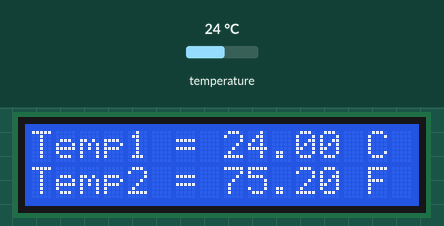
Recording of a sketch running on a simulated Arduino Uno, built with avr-gcc and run on an emulated ATmega328P. Parts: 16×2 character LCD. The test bench sets the inputs (shaded band); at power-on: temperature 24 °C. What the sketch prints to the serial monitor is not drawn.

Above: at 1.2 s.
1.3 s: temperature set to 12 °C
At 4.3 s:
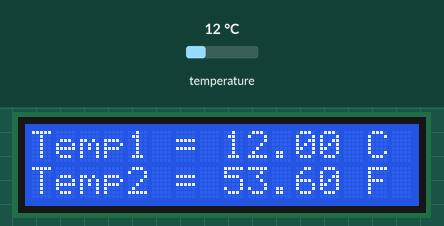
5.1 s: temperature set to 19 °C
At 6.9 s:
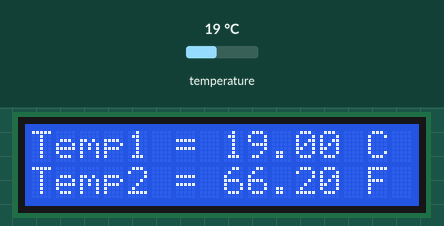
8.6 s: temperature set to 28 °C
At 9.5 s:
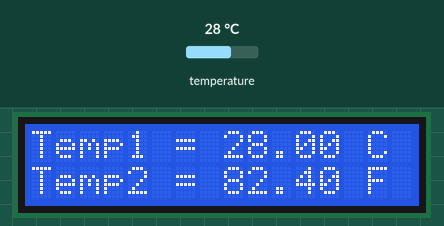
Timing chart, 0 to 11.6 s (numbered marks = the images above; inputs shaded):
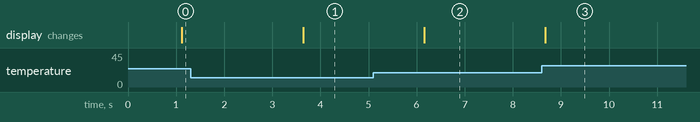

Measured:
- after the input at 1.3 s, the display: changes after 2.3 s (image 1)
- after the input at 5.1 s, the display: changes after 1.1 s (image 2)
- after the input at 8.6 s, the display: changes after 0.08 s (image 3)

The sketch:

WaterTempSensor.ino
```cpp
#include <Wire.h>
#include <LiquidCrystal_I2C.h>
#include <OneWire.h>

// Set the LCD address to 0x27 for a 16 chars and 2 line display
LiquidCrystal_I2C lcd(0x3F, 16, 2);
OneWire  ds(10);  // on pin 10 (a 4.7K resistor is necessary)


void setup()
{
  Serial.begin(9600);
  // initialize the LCD
  lcd.begin();

  // Turn on the blacklight and print a message.
  lcd.backlight();


}

void loop()
{
  byte i;
  byte present = 0;
  byte type_s;
  byte data[12];
  byte addr[8];
  float celsius, fahrenheit;


if ( !ds.search(addr)) {
    ds.reset_search();
    delay(250);
    return;
  }

  Serial.print("ROM =");
  for( i = 0; i < 8; i++) {
    Serial.write(' ');
    Serial.print(addr[i], HEX);

  }
Serial.println(' ');


  if (OneWire::crc8(addr, 7) != addr[7]) {
      return;
  }

  // the first ROM byte indicates which chip
  switch (addr[0]) {
    case 0x10:
      type_s = 1;
      break;
    case 0x28:
      type_s = 0;
      break;
    case 0x22:
      type_s = 0;
      break;
    default:
      return;
  }

  ds.reset();
  ds.select(addr);
  ds.write(0x44, 1);        // start conversion, with parasite power on at the end

  delay(1000);     // maybe 750ms is enough, maybe not
  // we might do a ds.depower() here, but the reset will take care of it.

  present = ds.reset();
  ds.select(addr);
  ds.write(0xBE);         // Read Scratchpad

  for ( i = 0; i < 9; i++) {           // we need 9 bytes
    data[i] = ds.read();
  }

  // Convert the data to actual temperature
  // because the result is a 16 bit signed integer, it should
  // be stored to an "int16_t" type, which is always 16 bits
  // even when compiled on a 32 bit processor.
  int16_t raw = (data[1] << 8) | data[0];
  if (type_s) {
    raw = raw << 3; // 9 bit resolution default
    if (data[7] == 0x10) {
      // "count remain" gives full 12 bit resolution
      raw = (raw & 0xFFF0) + 12 - data[6];
    }
  } else {
    byte cfg = (data[4] & 0x60);
    // at lower res, the low bits are undefined, so let's zero them
    if (cfg == 0x00) raw = raw & ~7;  // 9 bit resolution, 93.75 ms
    else if (cfg == 0x20) raw = raw & ~3; // 10 bit res, 187.5 ms
    else if (cfg == 0x40) raw = raw & ~1; // 11 bit res, 375 ms
    //// default is 12 bit resolution, 750 ms conversion time
  }
  celsius = (float)raw / 16.0;
  fahrenheit = celsius * 1.8 + 32.0;
  lcd.clear();
  lcd.print("Temp1 = ");
  lcd.print(celsius);
  lcd.print(" C ");
  lcd.setCursor(0,1);
  lcd.print("Temp2 = ");
  lcd.print(fahrenheit);
  lcd.print(" F ");
  delay(1200);
}
```
